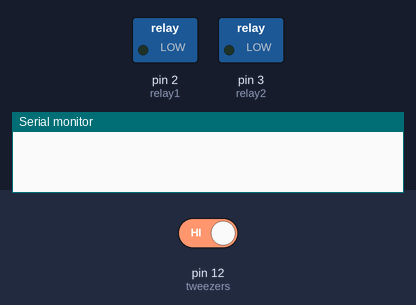
A sketch run on a simulated Arduino Uno, built with avr-gcc and run on an emulated ATmega328P. On the bench: switched loads named in the sketch (green lamp = pin HIGH), the last lines printed to the serial monitor. The test bench sets the inputs (shaded band); at power-on: pin 12 (tweezers) HIGH.

Above: at 1.2 s.
1.3 s: pin 12 (tweezers) driven LOW
At 1.9 s:
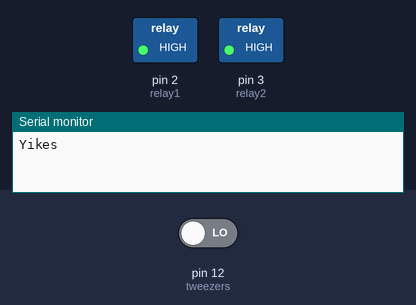
4.3 s: pin 12 (tweezers) driven HIGH
At 5.0 s:
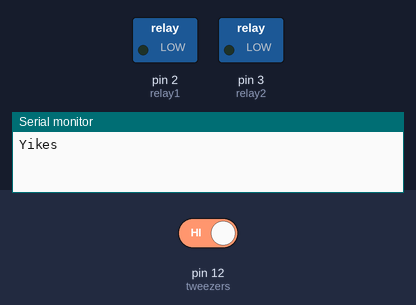
Timing chart, 0 to 7.3 s (numbered marks = the images above; inputs shaded):
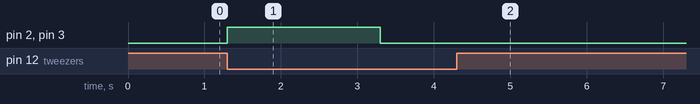

Measured:
- after the input at 1.3 s, pin 2 (relay1), pin 3 (relay2): LOW → HIGH at once, → LOW 2.0 s later
- after the input at 4.3 s, pin 2 (relay1), pin 3 (relay2): stops changing and stays LOW

The sketch:

shock_operation.ino
```cpp
// initialize variables for used pins
int relay1 = 2; //D2
int relay2 = 3; //D3

int tweezers = 12; //D4

void setup() {
  Serial.begin(9600);

  pinMode(relay1, OUTPUT);
  pinMode(relay2, OUTPUT);
  pinMode(tweezers, INPUT);
}

void loop() {
  // detect if circuit was closed
  if (digitalRead(tweezers) == LOW) {
    Serial.println("Yikes");

    // Activate Relay 1 and Relay 2
    digitalWrite(relay1, HIGH);
    digitalWrite(relay2, HIGH);

    // keep on for 2 seconds
    delay(2000);

    // turn off the relays
    digitalWrite(relay1, LOW);
    digitalWrite(relay2, LOW);

    // keep off for 1 seconds
    delay(1000);
  }
  else {
    // turn off the relays
    digitalWrite(relay1, LOW);
    digitalWrite(relay2, LOW);
  }


}
```
